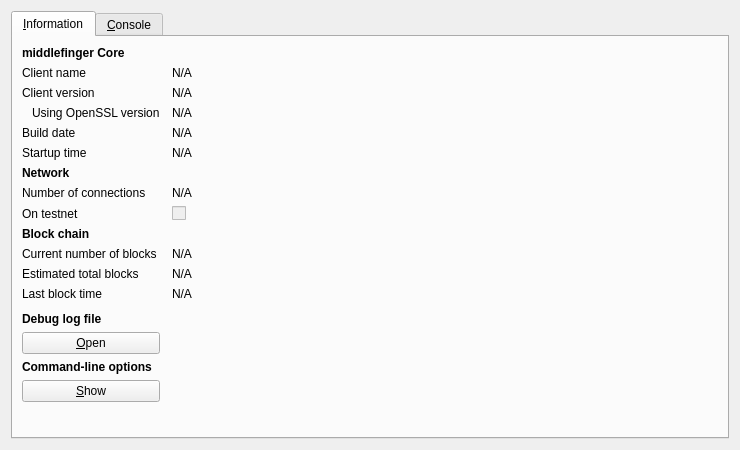
<?xml version="1.0" encoding="UTF-8"?>
<ui version="4.0">
 <class>RPCConsole</class>
 <widget class="QDialog" name="RPCConsole">
  <property name="geometry">
   <rect>
    <x>0</x>
    <y>0</y>
    <width>740</width>
    <height>450</height>
   </rect>
  </property>
  <property name="windowTitle">
   <string>middlefinger - Debug window</string>
  </property>
  <layout class="QVBoxLayout" name="verticalLayout_2">
   <item>
    <widget class="QTabWidget" name="tabWidget">
     <property name="currentIndex">
      <number>0</number>
     </property>
     <widget class="QWidget" name="tab_info">
      <attribute name="title">
       <string>&amp;Information</string>
      </attribute>
      <layout class="QGridLayout" name="gridLayout" columnstretch="0,1">
       <property name="horizontalSpacing">
        <number>12</number>
       </property>
       <item row="0" column="0">
        <widget class="QLabel" name="label_9">
         <property name="font">
          <font>
           <weight>75</weight>
           <bold>true</bold>
          </font>
         </property>
         <property name="text">
          <string>middlefinger Core</string>
         </property>
        </widget>
       </item>
       <item row="1" column="0">
        <widget class="QLabel" name="label_5">
         <property name="text">
          <string>Client name</string>
         </property>
        </widget>
       </item>
       <item row="1" column="1">
        <widget class="QLabel" name="clientName">
         <property name="cursor">
          <cursorShape>IBeamCursor</cursorShape>
         </property>
         <property name="text">
          <string>N/A</string>
         </property>
         <property name="textFormat">
          <enum>Qt::PlainText</enum>
         </property>
         <property name="textInteractionFlags">
          <set>Qt::LinksAccessibleByMouse|Qt::TextSelectableByKeyboard|Qt::TextSelectableByMouse</set>
         </property>
        </widget>
       </item>
       <item row="2" column="0">
        <widget class="QLabel" name="label_6">
         <property name="text">
          <string>Client version</string>
         </property>
        </widget>
       </item>
       <item row="2" column="1">
        <widget class="QLabel" name="clientVersion">
         <property name="cursor">
          <cursorShape>IBeamCursor</cursorShape>
         </property>
         <property name="text">
          <string>N/A</string>
         </property>
         <property name="textFormat">
          <enum>Qt::PlainText</enum>
         </property>
         <property name="textInteractionFlags">
          <set>Qt::LinksAccessibleByMouse|Qt::TextSelectableByKeyboard|Qt::TextSelectableByMouse</set>
         </property>
        </widget>
       </item>
       <item row="3" column="0">
        <widget class="QLabel" name="label_14">
         <property name="text">
          <string>Using OpenSSL version</string>
         </property>
         <property name="indent">
          <number>10</number>
         </property>
        </widget>
       </item>
       <item row="3" column="1">
        <widget class="QLabel" name="openSSLVersion">
         <property name="cursor">
          <cursorShape>IBeamCursor</cursorShape>
         </property>
         <property name="text">
          <string>N/A</string>
         </property>
         <property name="textFormat">
          <enum>Qt::PlainText</enum>
         </property>
         <property name="textInteractionFlags">
          <set>Qt::LinksAccessibleByMouse|Qt::TextSelectableByKeyboard|Qt::TextSelectableByMouse</set>
         </property>
        </widget>
       </item>
       <item row="4" column="0">
        <widget class="QLabel" name="label_12">
         <property name="text">
          <string>Build date</string>
         </property>
        </widget>
       </item>
       <item row="4" column="1">
        <widget class="QLabel" name="buildDate">
         <property name="cursor">
          <cursorShape>IBeamCursor</cursorShape>
         </property>
         <property name="text">
          <string>N/A</string>
         </property>
         <property name="textFormat">
          <enum>Qt::PlainText</enum>
         </property>
         <property name="textInteractionFlags">
          <set>Qt::LinksAccessibleByMouse|Qt::TextSelectableByKeyboard|Qt::TextSelectableByMouse</set>
         </property>
        </widget>
       </item>
       <item row="5" column="0">
        <widget class="QLabel" name="label_13">
         <property name="text">
          <string>Startup time</string>
         </property>
        </widget>
       </item>
       <item row="5" column="1">
        <widget class="QLabel" name="startupTime">
         <property name="cursor">
          <cursorShape>IBeamCursor</cursorShape>
         </property>
         <property name="text">
          <string>N/A</string>
         </property>
         <property name="textFormat">
          <enum>Qt::PlainText</enum>
         </property>
         <property name="textInteractionFlags">
          <set>Qt::LinksAccessibleByMouse|Qt::TextSelectableByKeyboard|Qt::TextSelectableByMouse</set>
         </property>
        </widget>
       </item>
       <item row="6" column="0">
        <widget class="QLabel" name="label_11">
         <property name="font">
          <font>
           <weight>75</weight>
           <bold>true</bold>
          </font>
         </property>
         <property name="text">
          <string>Network</string>
         </property>
        </widget>
       </item>
       <item row="7" column="0">
        <widget class="QLabel" name="label_7">
         <property name="text">
          <string>Number of connections</string>
         </property>
        </widget>
       </item>
       <item row="7" column="1">
        <widget class="QLabel" name="numberOfConnections">
         <property name="cursor">
          <cursorShape>IBeamCursor</cursorShape>
         </property>
         <property name="text">
          <string>N/A</string>
         </property>
         <property name="textFormat">
          <enum>Qt::PlainText</enum>
         </property>
         <property name="textInteractionFlags">
          <set>Qt::LinksAccessibleByMouse|Qt::TextSelectableByKeyboard|Qt::TextSelectableByMouse</set>
         </property>
        </widget>
       </item>
       <item row="8" column="0">
        <widget class="QLabel" name="label_8">
         <property name="text">
          <string>On testnet</string>
         </property>
        </widget>
       </item>
       <item row="8" column="1">
        <widget class="QCheckBox" name="isTestNet">
         <property name="enabled">
          <bool>false</bool>
         </property>
         <property name="text">
          <string/>
         </property>
        </widget>
       </item>
       <item row="9" column="0">
        <widget class="QLabel" name="label_10">
         <property name="font">
          <font>
           <weight>75</weight>
           <bold>true</bold>
          </font>
         </property>
         <property name="text">
          <string>Block chain</string>
         </property>
        </widget>
       </item>
       <item row="10" column="0">
        <widget class="QLabel" name="label_3">
         <property name="text">
          <string>Current number of blocks</string>
         </property>
        </widget>
       </item>
       <item row="10" column="1">
        <widget class="QLabel" name="numberOfBlocks">
         <property name="cursor">
          <cursorShape>IBeamCursor</cursorShape>
         </property>
         <property name="text">
          <string>N/A</string>
         </property>
         <property name="textFormat">
          <enum>Qt::PlainText</enum>
         </property>
         <property name="textInteractionFlags">
          <set>Qt::LinksAccessibleByMouse|Qt::TextSelectableByKeyboard|Qt::TextSelectableByMouse</set>
         </property>
        </widget>
       </item>
       <item row="11" column="0">
        <widget class="QLabel" name="label_4">
         <property name="text">
          <string>Estimated total blocks</string>
         </property>
        </widget>
       </item>
       <item row="11" column="1">
        <widget class="QLabel" name="totalBlocks">
         <property name="cursor">
          <cursorShape>IBeamCursor</cursorShape>
         </property>
         <property name="text">
          <string>N/A</string>
         </property>
         <property name="textFormat">
          <enum>Qt::PlainText</enum>
         </property>
         <property name="textInteractionFlags">
          <set>Qt::LinksAccessibleByMouse|Qt::TextSelectableByKeyboard|Qt::TextSelectableByMouse</set>
         </property>
        </widget>
       </item>
       <item row="12" column="0">
        <widget class="QLabel" name="label_2">
         <property name="text">
          <string>Last block time</string>
         </property>
        </widget>
       </item>
       <item row="12" column="1">
        <widget class="QLabel" name="lastBlockTime">
         <property name="cursor">
          <cursorShape>IBeamCursor</cursorShape>
         </property>
         <property name="text">
          <string>N/A</string>
         </property>
         <property name="textFormat">
          <enum>Qt::PlainText</enum>
         </property>
         <property name="textInteractionFlags">
          <set>Qt::LinksAccessibleByMouse|Qt::TextSelectableByKeyboard|Qt::TextSelectableByMouse</set>
         </property>
        </widget>
       </item>
       <item row="13" column="0">
        <spacer name="verticalSpacer_2">
         <property name="orientation">
          <enum>Qt::Vertical</enum>
         </property>
         <property name="sizeHint" stdset="0">
          <size>
           <width>20</width>
           <height>20</height>
          </size>
         </property>
        </spacer>
       </item>
       <item row="14" column="0">
        <widget class="QLabel" name="labelDebugLogfile">
         <property name="font">
          <font>
           <weight>75</weight>
           <bold>true</bold>
          </font>
         </property>
         <property name="text">
          <string>Debug log file</string>
         </property>
        </widget>
       </item>
       <item row="15" column="0">
        <widget class="QPushButton" name="openDebugLogfileButton">
         <property name="toolTip">
          <string>Open the middlefinger debug log file from the current data directory. This can take a few seconds for large log files.</string>
         </property>
         <property name="text">
          <string>&amp;Open</string>
         </property>
         <property name="autoDefault">
          <bool>false</bool>
         </property>
        </widget>
       </item>
       <item row="16" column="0">
        <widget class="QLabel" name="labelCLOptions">
         <property name="font">
          <font>
           <weight>75</weight>
           <bold>true</bold>
          </font>
         </property>
         <property name="text">
          <string>Command-line options</string>
         </property>
        </widget>
       </item>
       <item row="17" column="0">
        <widget class="QPushButton" name="showCLOptionsButton">
         <property name="toolTip">
          <string>Show the middlefinger-qt help message to get a list with possible middlefinger command-line options.</string>
         </property>
         <property name="text">
          <string>&amp;Show</string>
         </property>
         <property name="autoDefault">
          <bool>false</bool>
         </property>
        </widget>
       </item>
       <item row="18" column="0">
        <spacer name="verticalSpacer">
         <property name="orientation">
          <enum>Qt::Vertical</enum>
         </property>
         <property name="sizeHint" stdset="0">
          <size>
           <width>20</width>
           <height>40</height>
          </size>
         </property>
        </spacer>
       </item>
      </layout>
     </widget>
     <widget class="QWidget" name="tab_console">
      <attribute name="title">
       <string>&amp;Console</string>
      </attribute>
      <layout class="QVBoxLayout" name="verticalLayout_3">
       <property name="spacing">
        <number>3</number>
       </property>
       <item>
        <widget class="QTextEdit" name="messagesWidget">
         <property name="minimumSize">
          <size>
           <width>0</width>
           <height>100</height>
          </size>
         </property>
         <property name="readOnly">
          <bool>true</bool>
         </property>
         <property name="tabKeyNavigation" stdset="0">
          <bool>false</bool>
         </property>
         <property name="columnCount" stdset="0">
          <number>2</number>
         </property>
        </widget>
       </item>
       <item>
        <layout class="QHBoxLayout" name="horizontalLayout">
         <property name="spacing">
          <number>3</number>
         </property>
         <item>
          <widget class="QLabel" name="label">
           <property name="text">
            <string notr="true">&gt;</string>
           </property>
          </widget>
         </item>
         <item>
          <widget class="QLineEdit" name="lineEdit"/>
         </item>
         <item>
          <widget class="QPushButton" name="clearButton">
           <property name="maximumSize">
            <size>
             <width>24</width>
             <height>24</height>
            </size>
           </property>
           <property name="toolTip">
            <string>Clear console</string>
           </property>
           <property name="text">
            <string/>
           </property>
           <property name="icon">
            <iconset resource="../bitcoin.qrc">
             <normaloff>:/icons/remove</normaloff>:/icons/remove</iconset>
           </property>
           <property name="shortcut">
            <string notr="true">Ctrl+L</string>
           </property>
           <property name="autoDefault">
            <bool>false</bool>
           </property>
          </widget>
         </item>
        </layout>
       </item>
      </layout>
     </widget>
    </widget>
   </item>
  </layout>
 </widget>
 <resources>
  <include location="../bitcoin.qrc"/>
 </resources>
 <connections/>
</ui>
